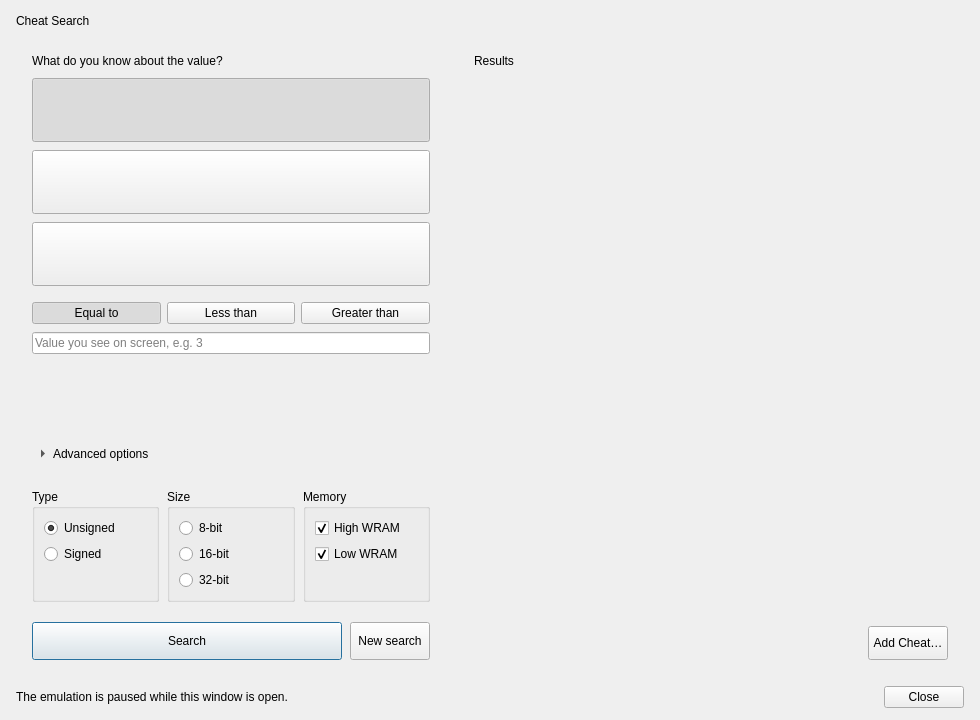
<?xml version="1.0" encoding="UTF-8"?>
<ui version="4.0">
 <class>UICheatSearch</class>
 <widget class="QDialog" name="UICheatSearch">
  <property name="geometry"><rect><x>0</x><y>0</y><width>980</width><height>720</height></rect></property>
  <property name="windowTitle"><string>Cheat Search</string></property>
  <layout class="QVBoxLayout" name="vlMain">
   <property name="leftMargin"><number>16</number></property><property name="topMargin"><number>14</number></property><property name="rightMargin"><number>16</number></property><property name="bottomMargin"><number>12</number></property><property name="spacing"><number>12</number></property>
   <item><layout class="QHBoxLayout" name="hlHeader"><property name="leftMargin"><number>0</number></property><property name="topMargin"><number>0</number></property><property name="rightMargin"><number>0</number></property><property name="bottomMargin"><number>0</number></property><property name="spacing"><number>8</number></property><item><widget class="QLabel" name="lTitle"><property name="text"><string>Cheat Search</string></property></widget></item><item><spacer name="sp_hd"><property name="orientation"><enum>Qt::Horizontal</enum></property><property name="sizeHint" stdset="0"><size><width>0</width><height>0</height></size></property></spacer></item><item><widget class="QLabel" name="lSteps"><property name="textFormat"><enum>Qt::RichText</enum></property><property name="text"><string></string></property></widget></item></layout></item>
   <item><layout class="QHBoxLayout" name="hlBody"><property name="leftMargin"><number>0</number></property><property name="topMargin"><number>0</number></property><property name="rightMargin"><number>0</number></property><property name="bottomMargin"><number>0</number></property><property name="spacing"><number>12</number></property><item><widget class="QFrame" name="panelLeft"><property name="minimumSize"><size><width>390</width><height>0</height></size></property><property name="maximumSize"><size><width>430</width><height>16777215</height></size></property><layout class="QVBoxLayout" name="vlLeft"><property name="leftMargin"><number>16</number></property><property name="topMargin"><number>14</number></property><property name="rightMargin"><number>16</number></property><property name="bottomMargin"><number>14</number></property><property name="spacing"><number>10</number></property><item><widget class="QLabel" name="lFind"><property name="text"><string>What do you know about the value?</string></property></widget></item><item><widget class="QWidget" name="wCards"><layout class="QVBoxLayout" name="vlCards"><property name="leftMargin"><number>0</number></property><property name="topMargin"><number>0</number></property><property name="rightMargin"><number>0</number></property><property name="bottomMargin"><number>0</number></property><property name="spacing"><number>8</number></property><item><widget class="QPushButton" name="pbCardValue"><property name="checkable"><bool>true</bool></property><property name="autoExclusive"><bool>true</bool></property><property name="checked"><bool>true</bool></property><property name="card" stdset="0"><bool>true</bool></property><property name="minimumSize"><size><width>0</width><height>64</height></size></property><property name="sizePolicy"><sizepolicy hsizetype="Expanding" vsizetype="Fixed"><horstretch>0</horstretch><verstretch>0</verstretch></sizepolicy></property><property name="cursor"><cursorShape>PointingHandCursor</cursorShape></property></widget></item><item><widget class="QPushButton" name="pbCardRelative"><property name="checkable"><bool>true</bool></property><property name="autoExclusive"><bool>true</bool></property><property name="card" stdset="0"><bool>true</bool></property><property name="minimumSize"><size><width>0</width><height>64</height></size></property><property name="sizePolicy"><sizepolicy hsizetype="Expanding" vsizetype="Fixed"><horstretch>0</horstretch><verstretch>0</verstretch></sizepolicy></property><property name="cursor"><cursorShape>PointingHandCursor</cursorShape></property></widget></item><item><widget class="QPushButton" name="pbCardPercent"><property name="checkable"><bool>true</bool></property><property name="autoExclusive"><bool>true</bool></property><property name="card" stdset="0"><bool>true</bool></property><property name="minimumSize"><size><width>0</width><height>64</height></size></property><property name="sizePolicy"><sizepolicy hsizetype="Expanding" vsizetype="Fixed"><horstretch>0</horstretch><verstretch>0</verstretch></sizepolicy></property><property name="cursor"><cursorShape>PointingHandCursor</cursorShape></property></widget></item></layout></widget></item><item><widget class="QStackedWidget" name="swOptions"><widget class="QWidget" name="pgValue"><layout class="QVBoxLayout" name="vlPgValue"><property name="leftMargin"><number>0</number></property><property name="topMargin"><number>6</number></property><property name="rightMargin"><number>0</number></property><property name="bottomMargin"><number>0</number></property><property name="spacing"><number>8</number></property><item><widget class="QWidget" name="wValueCmp"><layout class="QHBoxLayout" name="wValueCmp_l"><property name="leftMargin"><number>0</number></property><property name="topMargin"><number>0</number></property><property name="rightMargin"><number>0</number></property><property name="bottomMargin"><number>0</number></property><property name="spacing"><number>6</number></property><item><widget class="QPushButton" name="pbEq"><property name="text"><string>Equal to</string></property><property name="checkable"><bool>true</bool></property><property name="autoExclusive"><bool>true</bool></property><property name="checked"><bool>true</bool></property><property name="segment" stdset="0"><bool>true</bool></property><property name="sizePolicy"><sizepolicy hsizetype="Expanding" vsizetype="Fixed"><horstretch>0</horstretch><verstretch>0</verstretch></sizepolicy></property><property name="cursor"><cursorShape>PointingHandCursor</cursorShape></property></widget></item><item><widget class="QPushButton" name="pbLess"><property name="text"><string>Less than</string></property><property name="checkable"><bool>true</bool></property><property name="autoExclusive"><bool>true</bool></property><property name="segment" stdset="0"><bool>true</bool></property><property name="sizePolicy"><sizepolicy hsizetype="Expanding" vsizetype="Fixed"><horstretch>0</horstretch><verstretch>0</verstretch></sizepolicy></property><property name="cursor"><cursorShape>PointingHandCursor</cursorShape></property></widget></item><item><widget class="QPushButton" name="pbGreater"><property name="text"><string>Greater than</string></property><property name="checkable"><bool>true</bool></property><property name="autoExclusive"><bool>true</bool></property><property name="segment" stdset="0"><bool>true</bool></property><property name="sizePolicy"><sizepolicy hsizetype="Expanding" vsizetype="Fixed"><horstretch>0</horstretch><verstretch>0</verstretch></sizepolicy></property><property name="cursor"><cursorShape>PointingHandCursor</cursorShape></property></widget></item></layout></widget></item><item><widget class="QLineEdit" name="leSearchValue"><property name="placeholderText"><string>Value you see on screen, e.g. 3</string></property><property name="clearButtonEnabled"><bool>true</bool></property></widget></item><item><spacer name="sp_pgv"><property name="orientation"><enum>Qt::Vertical</enum></property><property name="sizeHint" stdset="0"><size><width>0</width><height>0</height></size></property></spacer></item></layout></widget><widget class="QWidget" name="pgRelative"><layout class="QVBoxLayout" name="vlPgRel"><property name="leftMargin"><number>0</number></property><property name="topMargin"><number>6</number></property><property name="rightMargin"><number>0</number></property><property name="bottomMargin"><number>0</number></property><property name="spacing"><number>8</number></property><item><widget class="QLabel" name="lRelTitle"><property name="text"><string>Compared to the previous search, the value has:</string></property></widget></item><item><widget class="QWidget" name="wRelCmp"><layout class="QGridLayout" name="glRel"><property name="leftMargin"><number>0</number></property><property name="topMargin"><number>0</number></property><property name="rightMargin"><number>0</number></property><property name="bottomMargin"><number>0</number></property><property name="spacing"><number>6</number></property><item row="0" column="0"><widget class="QPushButton" name="pbDec"><property name="text"><string>Decreased</string></property><property name="checkable"><bool>true</bool></property><property name="autoExclusive"><bool>true</bool></property><property name="checked"><bool>true</bool></property><property name="segment" stdset="0"><bool>true</bool></property><property name="sizePolicy"><sizepolicy hsizetype="Expanding" vsizetype="Fixed"><horstretch>0</horstretch><verstretch>0</verstretch></sizepolicy></property><property name="cursor"><cursorShape>PointingHandCursor</cursorShape></property></widget></item><item row="0" column="1"><widget class="QPushButton" name="pbInc"><property name="text"><string>Increased</string></property><property name="checkable"><bool>true</bool></property><property name="autoExclusive"><bool>true</bool></property><property name="segment" stdset="0"><bool>true</bool></property><property name="sizePolicy"><sizepolicy hsizetype="Expanding" vsizetype="Fixed"><horstretch>0</horstretch><verstretch>0</verstretch></sizepolicy></property><property name="cursor"><cursorShape>PointingHandCursor</cursorShape></property></widget></item><item row="1" column="0"><widget class="QPushButton" name="pbChg"><property name="text"><string>Changed</string></property><property name="checkable"><bool>true</bool></property><property name="autoExclusive"><bool>true</bool></property><property name="segment" stdset="0"><bool>true</bool></property><property name="sizePolicy"><sizepolicy hsizetype="Expanding" vsizetype="Fixed"><horstretch>0</horstretch><verstretch>0</verstretch></sizepolicy></property><property name="cursor"><cursorShape>PointingHandCursor</cursorShape></property></widget></item><item row="1" column="1"><widget class="QPushButton" name="pbSame"><property name="text"><string>Unchanged</string></property><property name="checkable"><bool>true</bool></property><property name="autoExclusive"><bool>true</bool></property><property name="segment" stdset="0"><bool>true</bool></property><property name="sizePolicy"><sizepolicy hsizetype="Expanding" vsizetype="Fixed"><horstretch>0</horstretch><verstretch>0</verstretch></sizepolicy></property><property name="cursor"><cursorShape>PointingHandCursor</cursorShape></property></widget></item></layout></widget></item><item><spacer name="sp_pgr"><property name="orientation"><enum>Qt::Vertical</enum></property><property name="sizeHint" stdset="0"><size><width>0</width><height>0</height></size></property></spacer></item></layout></widget><widget class="QWidget" name="pgPercent"><layout class="QVBoxLayout" name="vlPgPct"><property name="leftMargin"><number>0</number></property><property name="topMargin"><number>6</number></property><property name="rightMargin"><number>0</number></property><property name="bottomMargin"><number>0</number></property><property name="spacing"><number>8</number></property><item><widget class="QWidget" name="wPctDir"><layout class="QHBoxLayout" name="wPctDir_l"><property name="leftMargin"><number>0</number></property><property name="topMargin"><number>0</number></property><property name="rightMargin"><number>0</number></property><property name="bottomMargin"><number>0</number></property><property name="spacing"><number>6</number></property><item><widget class="QPushButton" name="pbLost"><property name="text"><string>Lost</string></property><property name="checkable"><bool>true</bool></property><property name="autoExclusive"><bool>true</bool></property><property name="checked"><bool>true</bool></property><property name="segment" stdset="0"><bool>true</bool></property><property name="sizePolicy"><sizepolicy hsizetype="Expanding" vsizetype="Fixed"><horstretch>0</horstretch><verstretch>0</verstretch></sizepolicy></property><property name="cursor"><cursorShape>PointingHandCursor</cursorShape></property></widget></item><item><widget class="QPushButton" name="pbGained"><property name="text"><string>Gained</string></property><property name="checkable"><bool>true</bool></property><property name="autoExclusive"><bool>true</bool></property><property name="segment" stdset="0"><bool>true</bool></property><property name="sizePolicy"><sizepolicy hsizetype="Expanding" vsizetype="Fixed"><horstretch>0</horstretch><verstretch>0</verstretch></sizepolicy></property><property name="cursor"><cursorShape>PointingHandCursor</cursorShape></property></widget></item></layout></widget></item><item><layout class="QFormLayout" name="flPct"><property name="leftMargin"><number>0</number></property><property name="topMargin"><number>0</number></property><property name="rightMargin"><number>0</number></property><property name="bottomMargin"><number>0</number></property><property name="spacing"><number>8</number></property><item row="0" column="0"><widget class="QLabel" name="lAmount"><property name="text"><string>Amount</string></property></widget></item><item row="0" column="1"><widget class="QDoubleSpinBox" name="dsbPercent"><property name="suffix"><string> %</string></property><property name="decimals"><number>1</number></property><property name="minimum"><double>0.1</double></property><property name="maximum"><double>1000.0</double></property><property name="value"><double>25.0</double></property></widget></item><item row="1" column="0"><widget class="QLabel" name="lTolerance"><property name="text"><string>Tolerance ±</string></property></widget></item><item row="1" column="1"><widget class="QDoubleSpinBox" name="dsbTolerance"><property name="toolTip"><string>Allowed gap, in percentage points. Absorbs rounding: a 40 % drop with a 1 % tolerance matches 39 % to 41 %.</string></property><property name="suffix"><string> %</string></property><property name="decimals"><number>1</number></property><property name="maximum"><double>50.0</double></property><property name="value"><double>1.0</double></property></widget></item></layout></item><item><widget class="QLabel" name="lPercentPreview"><property name="text"><string></string></property><property name="wordWrap"><bool>true</bool></property></widget></item><item><spacer name="sp_pgp"><property name="orientation"><enum>Qt::Vertical</enum></property><property name="sizeHint" stdset="0"><size><width>0</width><height>0</height></size></property></spacer></item></layout></widget></widget></item><item><widget class="QLabel" name="lHint"><property name="text"><string></string></property><property name="wordWrap"><bool>true</bool></property></widget></item><item><layout class="QVBoxLayout" name="vlAdvHead"><property name="leftMargin"><number>0</number></property><property name="topMargin"><number>0</number></property><property name="rightMargin"><number>0</number></property><property name="bottomMargin"><number>0</number></property><property name="spacing"><number>0</number></property><item><widget class="QToolButton" name="tbAdvanced"><property name="text"><string>Advanced options</string></property><property name="checkable"><bool>true</bool></property><property name="autoRaise"><bool>true</bool></property><property name="toolButtonStyle"><enum>Qt::ToolButtonTextBesideIcon</enum></property><property name="arrowType"><enum>Qt::RightArrow</enum></property><property name="cursor"><cursorShape>PointingHandCursor</cursorShape></property></widget></item><item><widget class="QLabel" name="lAdvSummary"><property name="text"><string></string></property><property name="wordWrap"><bool>true</bool></property></widget></item></layout></item><item><widget class="QWidget" name="wAdvanced"><layout class="QHBoxLayout" name="hlAdv"><property name="leftMargin"><number>0</number></property><property name="topMargin"><number>0</number></property><property name="rightMargin"><number>0</number></property><property name="bottomMargin"><number>0</number></property><property name="spacing"><number>8</number></property><item><widget class="QGroupBox" name="gbDataType"><property name="title"><string>Type</string></property><layout class="QVBoxLayout" name="vlType"><item><widget class="QRadioButton" name="rbUnsigned"><property name="text"><string>Unsigned</string></property><property name="checked"><bool>true</bool></property></widget></item><item><widget class="QRadioButton" name="rbSigned"><property name="text"><string>Signed</string></property></widget></item><item><spacer name="sp_t"><property name="orientation"><enum>Qt::Vertical</enum></property><property name="sizeHint" stdset="0"><size><width>0</width><height>0</height></size></property></spacer></item></layout></widget></item><item><widget class="QGroupBox" name="rbDataSize"><property name="title"><string>Size</string></property><layout class="QVBoxLayout" name="vlSize"><item><widget class="QRadioButton" name="rb8Bit"><property name="text"><string>8-bit</string></property></widget></item><item><widget class="QRadioButton" name="rb16Bit"><property name="text"><string>16-bit</string></property></widget></item><item><widget class="QRadioButton" name="rb32Bit"><property name="text"><string>32-bit</string></property></widget></item></layout></widget></item><item><widget class="QGroupBox" name="gbRegions"><property name="title"><string>Memory</string></property><layout class="QVBoxLayout" name="vlReg"><item><widget class="QCheckBox" name="cbHighWram"><property name="toolTip"><string>Work RAM-H, 0x06000000 - 0x060FFFFF (1 MB). Most game data lives here.</string></property><property name="text"><string>High WRAM</string></property><property name="checked"><bool>true</bool></property></widget></item><item><widget class="QCheckBox" name="cbLowWram"><property name="toolTip"><string>Work RAM-L, 0x00200000 - 0x002FFFFF (1 MB).</string></property><property name="text"><string>Low WRAM</string></property><property name="checked"><bool>true</bool></property></widget></item><item><spacer name="sp_r"><property name="orientation"><enum>Qt::Vertical</enum></property><property name="sizeHint" stdset="0"><size><width>0</width><height>0</height></size></property></spacer></item></layout></widget></item></layout></widget></item><item><spacer name="sp_left"><property name="orientation"><enum>Qt::Vertical</enum></property><property name="sizeHint" stdset="0"><size><width>0</width><height>0</height></size></property></spacer></item><item><layout class="QHBoxLayout" name="hlActions"><property name="leftMargin"><number>0</number></property><property name="topMargin"><number>0</number></property><property name="rightMargin"><number>0</number></property><property name="bottomMargin"><number>0</number></property><property name="spacing"><number>8</number></property><item><widget class="QPushButton" name="pbSearch"><property name="text"><string>Search</string></property><property name="minimumSize"><size><width>0</width><height>38</height></size></property><property name="sizePolicy"><sizepolicy hsizetype="Expanding" vsizetype="Fixed"><horstretch>0</horstretch><verstretch>0</verstretch></sizepolicy></property><property name="cursor"><cursorShape>PointingHandCursor</cursorShape></property><property name="default"><bool>true</bool></property></widget></item><item><widget class="QPushButton" name="pbRestart"><property name="text"><string>New search</string></property><property name="minimumSize"><size><width>0</width><height>38</height></size></property><property name="cursor"><cursorShape>PointingHandCursor</cursorShape></property></widget></item></layout></item></layout></widget></item><item><widget class="QFrame" name="panelRight"><layout class="QVBoxLayout" name="vlRight"><property name="leftMargin"><number>16</number></property><property name="topMargin"><number>14</number></property><property name="rightMargin"><number>16</number></property><property name="bottomMargin"><number>14</number></property><property name="spacing"><number>8</number></property><item><layout class="QHBoxLayout" name="hlResHead"><property name="leftMargin"><number>0</number></property><property name="topMargin"><number>0</number></property><property name="rightMargin"><number>0</number></property><property name="bottomMargin"><number>0</number></property><property name="spacing"><number>8</number></property><item><widget class="QLabel" name="lResultsTitle"><property name="text"><string>Results</string></property></widget></item><item><spacer name="sp_rh"><property name="orientation"><enum>Qt::Horizontal</enum></property><property name="sizeHint" stdset="0"><size><width>0</width><height>0</height></size></property></spacer></item><item><widget class="QLabel" name="lResultCount"><property name="text"><string></string></property></widget></item></layout></item><item><widget class="QLabel" name="lHistory"><property name="text"><string></string></property><property name="wordWrap"><bool>true</bool></property></widget></item><item><widget class="QStackedWidget" name="swResults"><widget class="QWidget" name="pgEmpty"><layout class="QVBoxLayout" name="vlEmpty"><property name="leftMargin"><number>24</number></property><property name="topMargin"><number>0</number></property><property name="rightMargin"><number>24</number></property><property name="bottomMargin"><number>0</number></property><item><spacer name="sp_e1"><property name="orientation"><enum>Qt::Vertical</enum></property><property name="sizeHint" stdset="0"><size><width>0</width><height>0</height></size></property></spacer></item><item><widget class="QLabel" name="lEmpty"><property name="textFormat"><enum>Qt::RichText</enum></property><property name="alignment"><set>Qt::AlignCenter</set></property><property name="wordWrap"><bool>true</bool></property><property name="text"><string></string></property></widget></item><item><spacer name="sp_e2"><property name="orientation"><enum>Qt::Vertical</enum></property><property name="sizeHint" stdset="0"><size><width>0</width><height>0</height></size></property></spacer></item></layout></widget><widget class="QWidget" name="pgTable"><layout class="QVBoxLayout" name="vlTable"><property name="leftMargin"><number>0</number></property><property name="topMargin"><number>0</number></property><property name="rightMargin"><number>0</number></property><property name="bottomMargin"><number>0</number></property><item><widget class="QTreeWidget" name="twSearchResults"><property name="alternatingRowColors"><bool>true</bool></property><property name="rootIsDecorated"><bool>false</bool></property><property name="uniformRowHeights"><bool>true</bool></property><property name="selectionBehavior"><enum>QAbstractItemView::SelectRows</enum></property><property name="frameShape"><enum>QFrame::NoFrame</enum></property><column><property name="text"><string>Address</string></property></column><column><property name="text"><string>Value</string></property></column><column><property name="text"><string>Previous</string></property></column><column><property name="text"><string>Change</string></property></column></widget></item></layout></widget></widget></item><item><layout class="QHBoxLayout" name="hlResFoot"><property name="leftMargin"><number>0</number></property><property name="topMargin"><number>0</number></property><property name="rightMargin"><number>0</number></property><property name="bottomMargin"><number>0</number></property><property name="spacing"><number>8</number></property><item><widget class="QLabel" name="lSelectHint"><property name="text"><string></string></property><property name="wordWrap"><bool>true</bool></property></widget></item><item><spacer name="sp_rf"><property name="orientation"><enum>Qt::Horizontal</enum></property><property name="sizeHint" stdset="0"><size><width>0</width><height>0</height></size></property></spacer></item><item><widget class="QPushButton" name="pbAddCheat"><property name="text"><string>Add Cheat…</string></property><property name="minimumSize"><size><width>0</width><height>34</height></size></property><property name="cursor"><cursorShape>PointingHandCursor</cursorShape></property></widget></item></layout></item></layout></widget></item></layout></item>
   <item><layout class="QHBoxLayout" name="hlFooter"><property name="leftMargin"><number>0</number></property><property name="topMargin"><number>0</number></property><property name="rightMargin"><number>0</number></property><property name="bottomMargin"><number>0</number></property><property name="spacing"><number>8</number></property><item><widget class="QLabel" name="lPaused"><property name="text"><string>The emulation is paused while this window is open.</string></property></widget></item><item><spacer name="sp_ft"><property name="orientation"><enum>Qt::Horizontal</enum></property><property name="sizeHint" stdset="0"><size><width>0</width><height>0</height></size></property></spacer></item><item><widget class="QDialogButtonBox" name="dbbButtons"><property name="standardButtons"><set>QDialogButtonBox::Close</set></property></widget></item></layout></item>
  </layout>
 </widget>
 <resources/>
 <connections>
  <connection><sender>dbbButtons</sender><signal>rejected()</signal><receiver>UICheatSearch</receiver><slot>reject()</slot></connection>
 </connections>
</ui>
